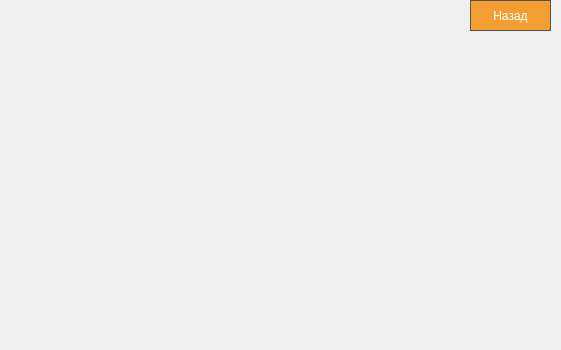
<?xml version="1.0" encoding="UTF-8"?>
<ui version="4.0">
 <class>PlotView</class>
 <widget class="QMainWindow" name="PlotView">
  <property name="geometry">
   <rect>
    <x>0</x>
    <y>0</y>
    <width>561</width>
    <height>350</height>
   </rect>
  </property>
  <property name="sizePolicy">
   <sizepolicy hsizetype="Fixed" vsizetype="Fixed">
    <horstretch>0</horstretch>
    <verstretch>0</verstretch>
   </sizepolicy>
  </property>
  <property name="windowTitle">
   <string>MainWindow</string>
  </property>
  <widget class="QCustomPlot" name="widget">
   <widget class="QPushButton" name="Back">
    <property name="geometry">
     <rect>
      <x>470</x>
      <y>0</y>
      <width>81</width>
      <height>31</height>
     </rect>
    </property>
    <property name="styleSheet">
     <string notr="true">QPushButton {
	background-color: rgb(242, 158, 51);
    font: bold 18pt &quot;Arial&quot;;
    color: #ffffff;
	border: 1px solid rgb(82, 83, 79);
	padding: 5px;
}

QPushButton:pressed {
	background-color: rgb(242, 242, 242);
	border: 1px solid rgb(82, 83, 79);
	padding: 5px;
}</string>
    </property>
    <property name="text">
     <string> Назад </string>
    </property>
   </widget>
  </widget>
  <widget class="QMenuBar" name="menuBar">
   <property name="geometry">
    <rect>
     <x>0</x>
     <y>0</y>
     <width>561</width>
     <height>22</height>
    </rect>
   </property>
  </widget>
 </widget>
 <customwidgets>
  <customwidget>
   <class>QCustomPlot</class>
   <extends>QWidget</extends>
   <header>model/qcustomplot.h</header>
   <container>1</container>
  </customwidget>
 </customwidgets>
 <resources/>
 <connections/>
</ui>
